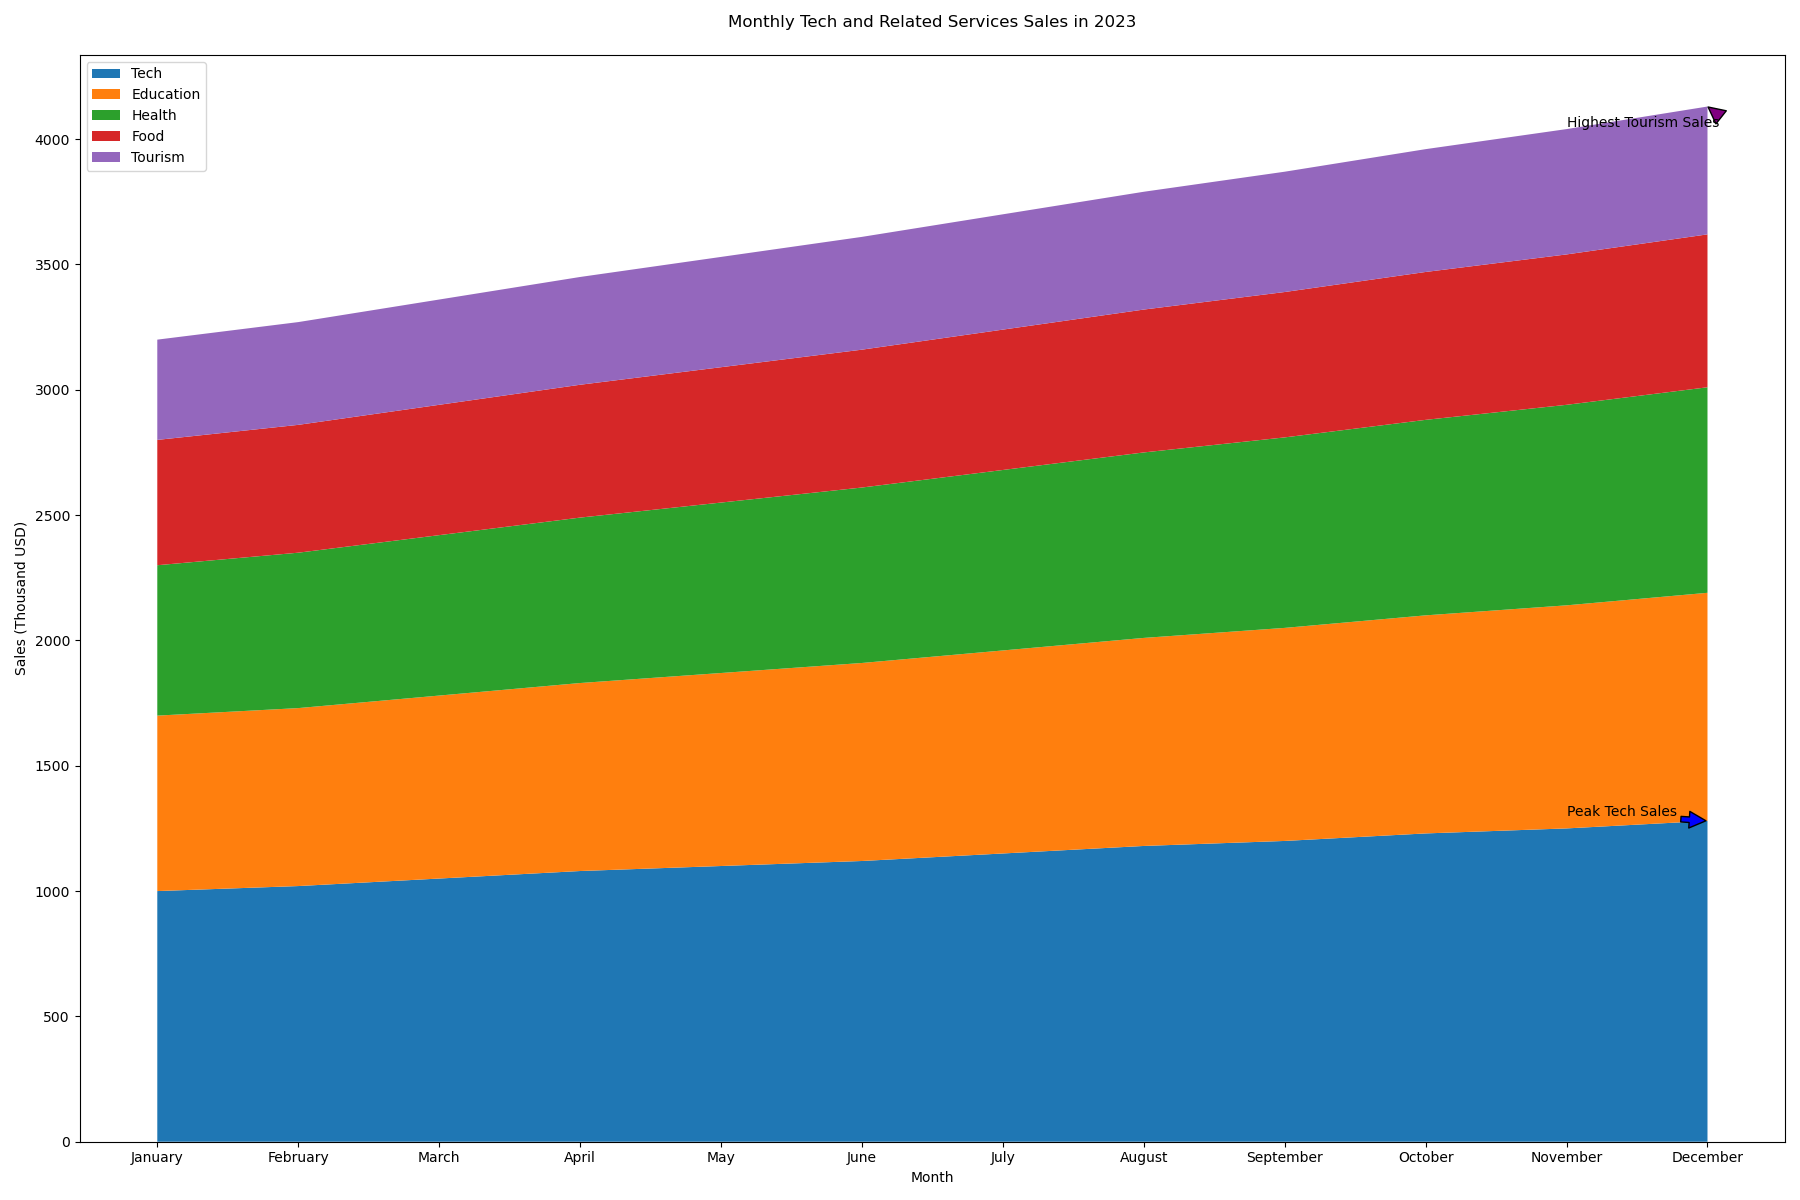

Generate this figure with Python:

import matplotlib.pyplot as plt
import numpy as np

months = ['January', 'February', 'March', 'April', 'May', 'June', 'July', 
          'August', 'September', 'October', 'November', 'December']
tech = [1000, 1020, 1050, 1080, 1100, 1120, 1150, 1180, 1200, 1230, 1250, 1280]
education = [700, 710, 730, 750, 770, 790, 810, 830, 850, 870, 890, 910]
health = [600, 620, 640, 660, 680, 700, 720, 740, 760, 780, 800, 820]
food = [500, 510, 520, 530, 540, 550, 560, 570, 580, 590, 600, 610]
tourism = [400, 410, 420, 430, 440, 450, 460, 470, 480, 490, 500, 510]

fig, ax = plt.subplots(figsize=(18, 12))

y = np.vstack([tech, education, health, food, tourism])
colors = ['#1f77b4', '#ff7f0e', '#2ca02c', '#d62728', '#9467bd']

ax.stackplot(months, y, labels=['Tech', 'Education', 'Health', 'Food', 'Tourism'], colors=colors)

ax.annotate('Peak Tech Sales', xy=('December', 1280), xytext=('November', 1300),
            arrowprops=dict(facecolor='blue', shrink=0.05))
ax.annotate('Highest Tourism Sales', xy=('December', 510 + sum(y[:-1, -1])), xytext=('November', 510 + sum(y[:-1, -2])),
            arrowprops=dict(facecolor='purple', shrink=0.05))

ax.set_title('Monthly Tech and Related Services Sales in 2023', pad=20)
ax.set_xlabel('Month')
ax.set_ylabel('Sales (Thousand USD)')

ax.legend(loc='upper left')

plt.tight_layout()
plt.show()
